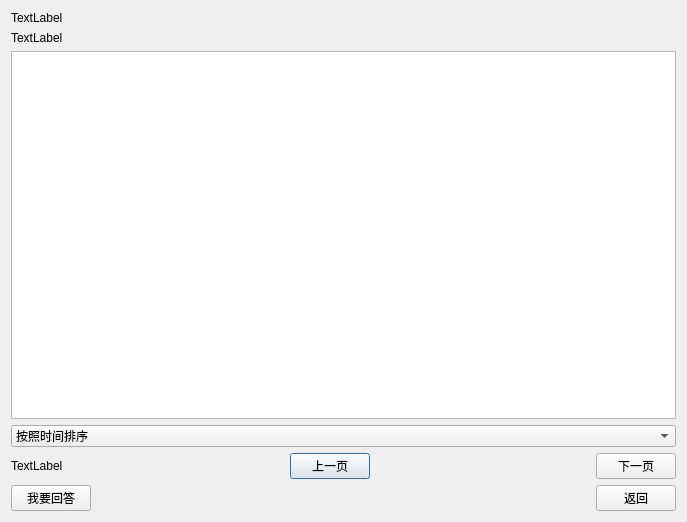
<?xml version="1.0" encoding="UTF-8"?>
<ui version="4.0">
 <class>ShowAnswerDialog</class>
 <widget class="QDialog" name="ShowAnswerDialog">
  <property name="geometry">
   <rect>
    <x>0</x>
    <y>0</y>
    <width>687</width>
    <height>522</height>
   </rect>
  </property>
  <property name="windowTitle">
   <string>Dialog</string>
  </property>
  <layout class="QVBoxLayout" name="verticalLayout">
   <item>
    <widget class="QLabel" name="QuestionTitlelabel">
     <property name="text">
      <string>TextLabel</string>
     </property>
    </widget>
   </item>
   <item>
    <widget class="QLabel" name="QuestionInfolabel">
     <property name="text">
      <string>TextLabel</string>
     </property>
    </widget>
   </item>
   <item>
    <widget class="QListWidget" name="listWidget"/>
   </item>
   <item>
    <widget class="QComboBox" name="comboBox">
     <item>
      <property name="text">
       <string>按照时间排序</string>
      </property>
     </item>
     <item>
      <property name="text">
       <string>按照点赞排序</string>
      </property>
     </item>
    </widget>
   </item>
   <item>
    <layout class="QHBoxLayout" name="horizontalLayout_2">
     <item>
      <widget class="QLabel" name="label_4">
       <property name="text">
        <string>TextLabel</string>
       </property>
      </widget>
     </item>
     <item>
      <spacer name="horizontalSpacer">
       <property name="orientation">
        <enum>Qt::Horizontal</enum>
       </property>
       <property name="sizeHint" stdset="0">
        <size>
         <width>40</width>
         <height>20</height>
        </size>
       </property>
      </spacer>
     </item>
     <item>
      <widget class="QPushButton" name="lastPageBtn">
       <property name="text">
        <string>上一页</string>
       </property>
      </widget>
     </item>
     <item>
      <spacer name="horizontalSpacer_2">
       <property name="orientation">
        <enum>Qt::Horizontal</enum>
       </property>
       <property name="sizeHint" stdset="0">
        <size>
         <width>40</width>
         <height>20</height>
        </size>
       </property>
      </spacer>
     </item>
     <item>
      <widget class="QPushButton" name="nextPageBtn">
       <property name="text">
        <string>下一页</string>
       </property>
      </widget>
     </item>
    </layout>
   </item>
   <item>
    <layout class="QHBoxLayout" name="horizontalLayout">
     <item>
      <widget class="QPushButton" name="AnswerButton">
       <property name="text">
        <string>我要回答</string>
       </property>
      </widget>
     </item>
     <item>
      <spacer name="horizontalSpacer_3">
       <property name="orientation">
        <enum>Qt::Horizontal</enum>
       </property>
       <property name="sizeHint" stdset="0">
        <size>
         <width>40</width>
         <height>20</height>
        </size>
       </property>
      </spacer>
     </item>
     <item>
      <widget class="QPushButton" name="ExitButton">
       <property name="text">
        <string>返回</string>
       </property>
      </widget>
     </item>
    </layout>
   </item>
  </layout>
 </widget>
 <resources/>
 <connections/>
</ui>
